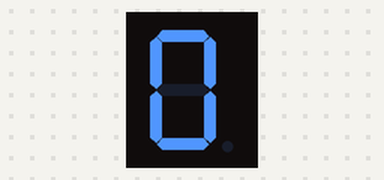
Bench run of a sketch on a simulated Arduino Uno, built with avr-gcc and run on an emulated ATmega328P. Shown: 1-digit seven-segment display. Wiring (inferred from the names in the program): 1-digit 7-segment display, segments lit when HIGH: segments pin 2, pin 3, pin 4, pin 5, pin 6, pin 7, pin 8. The segment pins are drawn as the display they are named for.

Above: at 0.1 s.
At 4.1 s:
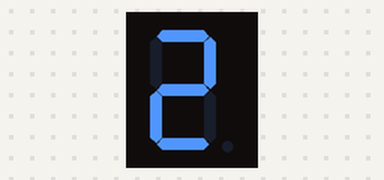
At 8.1 s:
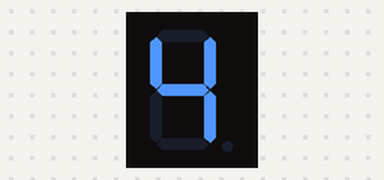
At 16.1 s:
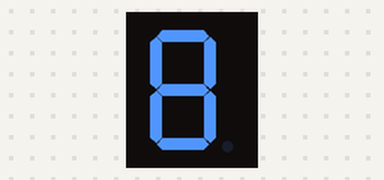
At 26.1 s:
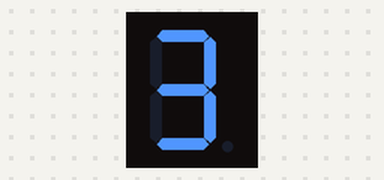
At 38.1 s:
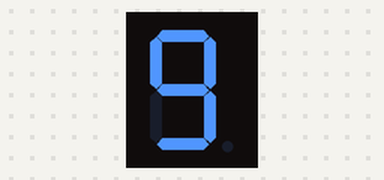

Measured:
- what the display in image 1 shows lasts 2.0 s, from 4.0 s to 6.0 s

The sketch:

7_segment.ino
```cpp
int a = 2;
int b = 3;
int c = 4;
int d = 5;
int e = 6;
int f = 7;
int g = 8;

void setup() {
  // put your setup code here, to run once:
    pinMode(a, OUTPUT);
    pinMode(b, OUTPUT);
    pinMode(c, OUTPUT);
    pinMode(d, OUTPUT);
    pinMode(e, OUTPUT);
    pinMode(f, OUTPUT);
    pinMode(g, OUTPUT);
}

void loop() {
  // put your main code here, to run repeatedly:

   //0
  digitalWrite(a, HIGH);
  digitalWrite(b, HIGH);
  digitalWrite(c, HIGH);
  digitalWrite(d, HIGH);
  digitalWrite(e, HIGH);
  digitalWrite(f, HIGH);
  digitalWrite(g, LOW);

  delay(2000);

  //1

  digitalWrite(a, LOW);
  digitalWrite(b, HIGH);
  digitalWrite(c, HIGH);
  digitalWrite(d, LOW);
  digitalWrite(e, LOW);
  digitalWrite(f, LOW);
  digitalWrite(g, LOW);

  delay(2000);

  //2

  digitalWrite(a, HIGH);
  digitalWrite(b, HIGH);
  digitalWrite(c, LOW);
  digitalWrite(d, HIGH);
  digitalWrite(e, HIGH);
  digitalWrite(f, LOW);
  digitalWrite(g, HIGH);

  delay(2000);
//3

  digitalWrite(a, HIGH);
  digitalWrite(b, HIGH);
  digitalWrite(c, HIGH);
  digitalWrite(d, HIGH);
  digitalWrite(e, LOW);
  digitalWrite(f, LOW);
  digitalWrite(g, HIGH);

  delay(2000);

  //4

  digitalWrite(a, LOW);
  digitalWrite(b, HIGH);
  digitalWrite(c, HIGH);
  digitalWrite(d, LOW);
  digitalWrite(e, LOW);
  digitalWrite(f, HIGH);
  digitalWrite(g, HIGH);

  delay(2000);

  //5

   digitalWrite(a, HIGH);
  digitalWrite(b, LOW);
  digitalWrite(c, HIGH);
  digitalWrite(d, HIGH);
  digitalWrite(e, LOW);
  digitalWrite(f, HIGH);
  digitalWrite(g, HIGH);

  delay(2000);

  //6

  digitalWrite(a, HIGH);
  digitalWrite(b, LOW);
  digitalWrite(c, HIGH);
  digitalWrite(d, HIGH);
  digitalWrite(e, HIGH);
  digitalWrite(f, HIGH);
  digitalWrite(g, HIGH);

  delay(2000);

  //7

  digitalWrite(a, HIGH);
  digitalWrite(b, HIGH);
  digitalWrite(c, HIGH);
  digitalWrite(d, LOW);
  digitalWrite(e, LOW);
  digitalWrite(f, LOW);
  digitalWrite(g, LOW);

  delay(2000);
//8
  digitalWrite(a, HIGH);
  digitalWrite(b, HIGH);
  digitalWrite(c, HIGH);
  digitalWrite(d, HIGH);
  digitalWrite(e, HIGH);
  digitalWrite(f, HIGH);
  digitalWrite(g, HIGH);

  delay(2000);

  //9

  digitalWrite(a, HIGH);
  digitalWrite(b, HIGH);
  digitalWrite(c, HIGH);
  digitalWrite(d, HIGH);
  digitalWrite(e, LOW);
  digitalWrite(f, HIGH);
  digitalWrite(g, HIGH);

  delay(2000);


}
```
